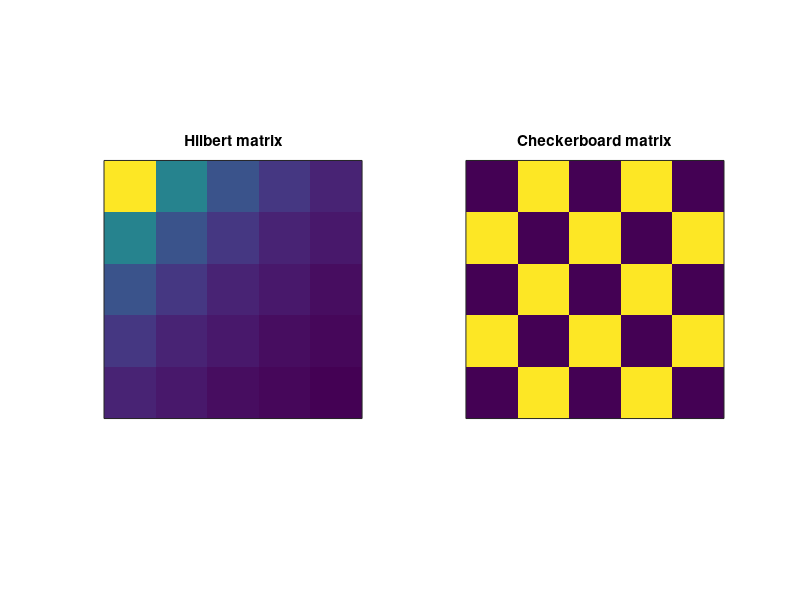

MATLAB code to generate this figure:
%% 
%     COURSE: Master MATLAB through guided problem-solving
%    SECTION: Command statements
%      VIDEO: Hilbert matrix using for-loops
% Instructor: mikexcohen.com
%
%%

% list dimensions
m = 5;

% initialize variables whenever possible!
hilmat   = zeros(m);
checkmat = zeros(m);

% now for the loops:
for i=1:m
    for j=1:m
        
        % denominator
        den = i + j - 1;
        
        % and invert to find this element
        hilmat(i, j) = 1/den;
        
        % bonus: checkerboard
        checkmat(i, j) = (-1) ^ den;

        
    end
end

% let's see what they look like
figure(1), clf

subplot(121)
imagesc(hilmat)
axis square, title('Hilbert matrix')
set(gca,'xtick',[],'ytick',[])

subplot(122)
imagesc(checkmat)
axis square, title('Checkerboard matrix')
set(gca,'xtick',[],'ytick',[])

%%
